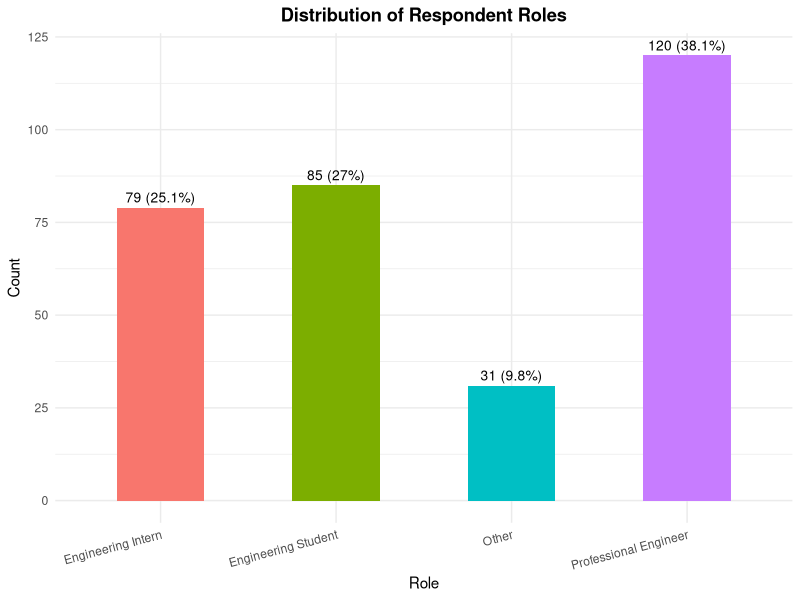
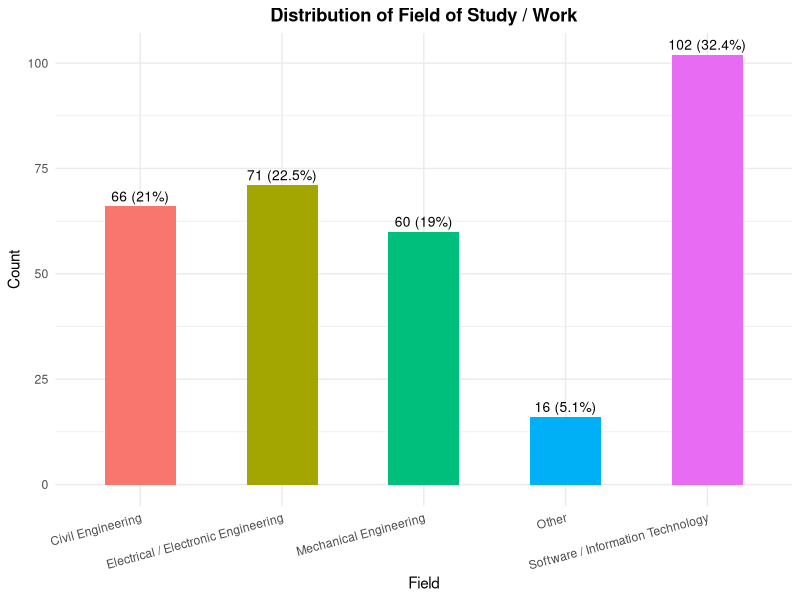
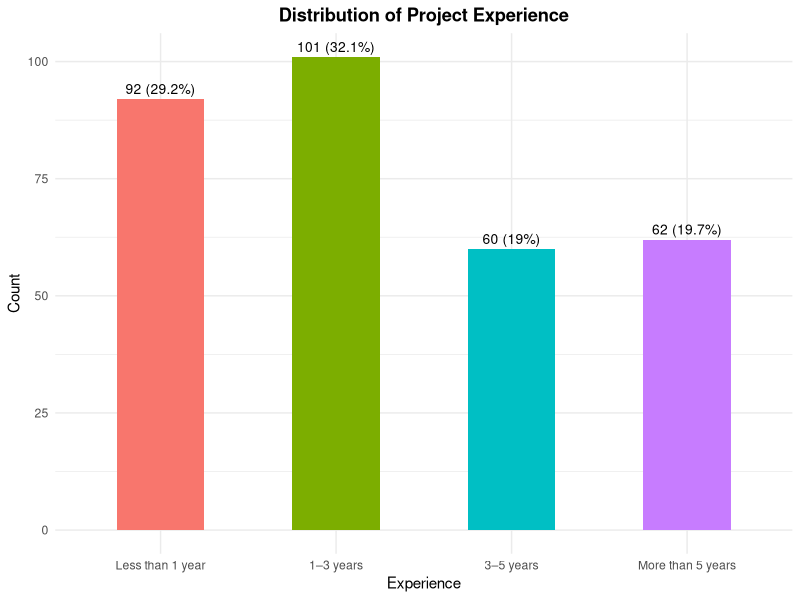
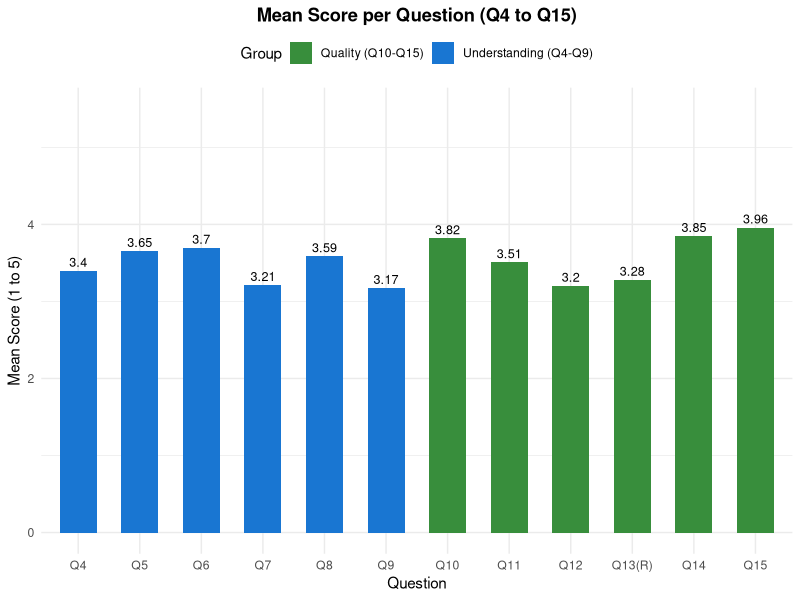
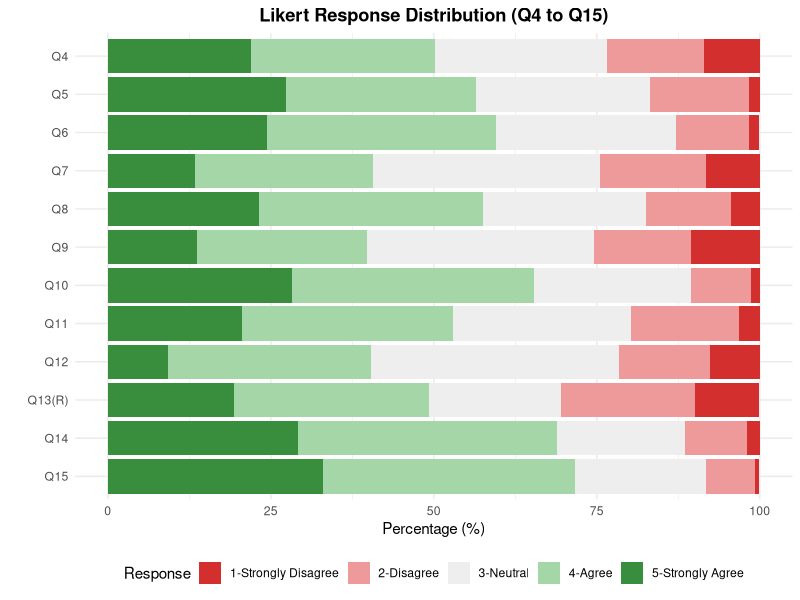
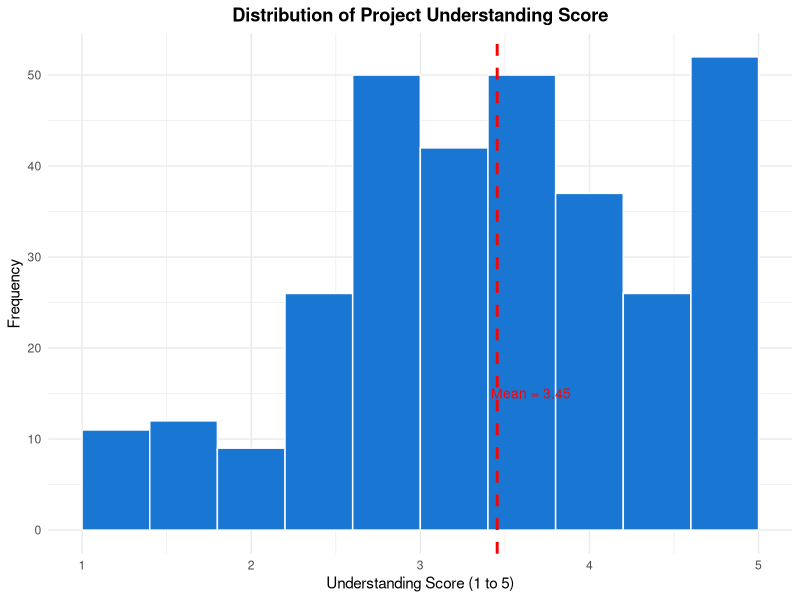
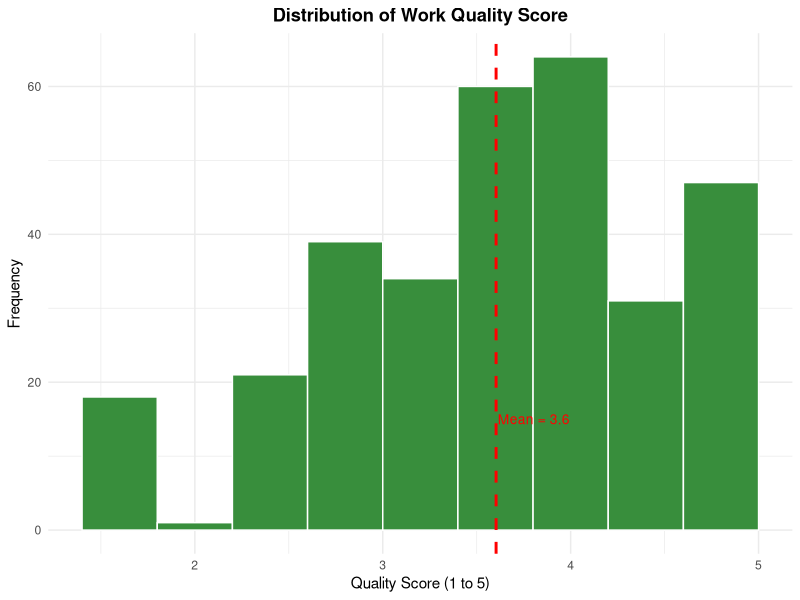
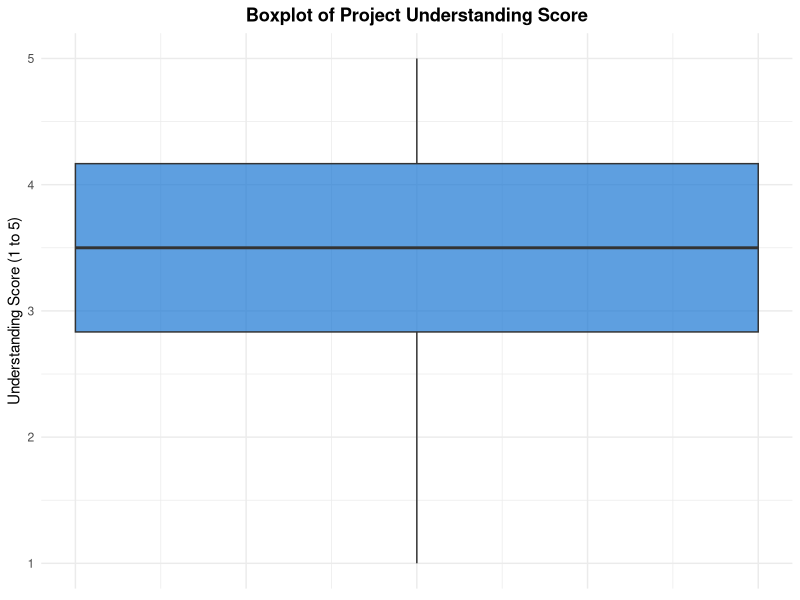

Generate these figures, in order, with R:
# ============================================================
# IT3011 - Theory and Practices in Statistical Modelling
# Section 1: Descriptive Analytics
# Topic: Project Understanding vs Quality of Work
# ============================================================

# ---- Load Library ------------------------------------------
library(ggplot2)

# ---- Load Data ---------------------------------------------
df <- read.csv("Project understanding vs Quality work.csv", check.names = FALSE)

# ---- Rename Columns ----------------------------------------
colnames(df) <- c(
  "Timestamp",
  "Role",
  "Field",
  "Experience",
  "Q4",  # Project goals were clearly explained before the work began
  "Q5",  # I clearly understood the objectives of the project
  "Q6",  # I understood how my assigned tasks contributed to the overall project outcome
  "Q7",  # The expected quality standards for the project were clearly communicated
  "Q8",  # When I had doubts about project goals, I received sufficient clarification
  "Q9",  # Any changes to project goals were communicated effectively
  "Q10", # My work met the required quality standards
  "Q11", # I delivered tasks with minimal errors or defects
  "Q12", # I rarely had to redo tasks due to misunderstandings
  "Q13", # I often produced work that did not meet project expectations (REVERSE)
  "Q14", # I completed my assigned tasks within the required deadlines
  "Q15"  # My contribution had a positive impact on the overall success of the project
)

# ---- Reverse Score Q13 -------------------------------------
df$Q13_R <- 6 - df$Q13

# ---- Create Composite Scores -------------------------------
df$Understanding_Score <- (df$Q4 + df$Q5 + df$Q6 + df$Q7 + df$Q8 + df$Q9) / 6
df$Quality_Score <- (df$Q10 + df$Q11 + df$Q12 + df$Q13_R + df$Q14 + df$Q15) / 6

# ---- Fix Experience Factor Order ---------------------------
exp_levels <- c("Less than 1 year", "1\u20133 years", "3\u20135 years", "More than 5 years")
df$Experience <- factor(df$Experience, levels = exp_levels)


# ============================================================
# PART A — DEMOGRAPHIC SUMMARY
# ============================================================

cat("============================================================\n")
cat("PART A — DEMOGRAPHIC SUMMARY\n")
cat("============================================================\n\n")

role_count   <- table(df$Role)
role_percent <- round(role_count / nrow(df) * 100, 1)
role_table   <- data.frame(Role = names(role_count), Count = as.numeric(role_count), Percentage = as.numeric(role_percent))
cat("--- Q1: Role ---\n"); print(role_table)

field_count   <- table(df$Field)
field_percent <- round(field_count / nrow(df) * 100, 1)
field_table   <- data.frame(Field = names(field_count), Count = as.numeric(field_count), Percentage = as.numeric(field_percent))
cat("\n--- Q2: Field ---\n"); print(field_table)

exp_count   <- table(df$Experience)
exp_percent <- round(exp_count / nrow(df) * 100, 1)
exp_table   <- data.frame(Experience = names(exp_count), Count = as.numeric(exp_count), Percentage = as.numeric(exp_percent))
cat("\n--- Q3: Experience ---\n"); print(exp_table)

ggplot(role_table, aes(x = Role, y = Count, fill = Role)) +
  geom_bar(stat = "identity", width = 0.5) +
  geom_text(aes(label = paste0(Count, " (", Percentage, "%)")), vjust = -0.5, size = 3.5) +
  labs(title = "Distribution of Respondent Roles", x = "Role", y = "Count") +
  theme_minimal() +
  theme(legend.position = "none", plot.title = element_text(face = "bold", hjust = 0.5), axis.text.x = element_text(angle = 15, hjust = 1))
ggsave("A1_role_distribution.png", width = 7, height = 5)

ggplot(field_table, aes(x = Field, y = Count, fill = Field)) +
  geom_bar(stat = "identity", width = 0.5) +
  geom_text(aes(label = paste0(Count, " (", Percentage, "%)")), vjust = -0.5, size = 3.5) +
  labs(title = "Distribution of Field of Study / Work", x = "Field", y = "Count") +
  theme_minimal() +
  theme(legend.position = "none", plot.title = element_text(face = "bold", hjust = 0.5), axis.text.x = element_text(angle = 15, hjust = 1))
ggsave("A2_field_distribution.png", width = 7, height = 5)

exp_count2   <- table(df$Experience)
exp_percent2 <- round(exp_count2 / nrow(df) * 100, 1)
exp_table2   <- data.frame(Experience = names(exp_count2), Count = as.numeric(exp_count2), Percentage = as.numeric(exp_percent2))
exp_table2$Experience <- factor(exp_table2$Experience, levels = exp_levels)

ggplot(exp_table2, aes(x = Experience, y = Count, fill = Experience)) +
  geom_bar(stat = "identity", width = 0.5) +
  geom_text(aes(label = paste0(Count, " (", Percentage, "%)")), vjust = -0.5, size = 3.5) +
  labs(title = "Distribution of Project Experience", x = "Experience", y = "Count") +
  theme_minimal() +
  theme(legend.position = "none", plot.title = element_text(face = "bold", hjust = 0.5))
ggsave("A3_experience_distribution.png", width = 7, height = 5)


# ============================================================
# PART B — INDIVIDUAL QUESTION ANALYSIS (Q4 to Q15)
# ============================================================

cat("\n============================================================\n")
cat("PART B — INDIVIDUAL QUESTION ANALYSIS\n")
cat("============================================================\n\n")

q_names <- c("Q4", "Q5", "Q6", "Q7", "Q8", "Q9", "Q10", "Q11", "Q12", "Q13(R)", "Q14", "Q15")

q_data <- data.frame(
  Q4 = df$Q4, Q5 = df$Q5, Q6 = df$Q6, Q7 = df$Q7, Q8 = df$Q8, Q9 = df$Q9,
  Q10 = df$Q10, Q11 = df$Q11, Q12 = df$Q12, Q13R = df$Q13_R, Q14 = df$Q14, Q15 = df$Q15
)

q_mean   <- round(colMeans(q_data), 3)
q_median <- round(apply(q_data, 2, median), 3)
q_sd     <- round(apply(q_data, 2, sd), 3)
q_min    <- apply(q_data, 2, min)
q_max    <- apply(q_data, 2, max)

desc_table <- data.frame(Question = q_names, Mean = q_mean, Median = q_median, SD = q_sd, Min = q_min, Max = q_max)
rownames(desc_table) <- NULL
cat("--- Descriptive Statistics (Q4 to Q15) ---\n"); print(desc_table)

mean_df <- data.frame(
  Question = factor(q_names, levels = q_names),
  Mean     = q_mean,
  Group    = c(rep("Understanding (Q4-Q9)", 6), rep("Quality (Q10-Q15)", 6))
)
ggplot(mean_df, aes(x = Question, y = Mean, fill = Group)) +
  geom_bar(stat = "identity", width = 0.6) +
  geom_text(aes(label = round(Mean, 2)), vjust = -0.4, size = 3.2) +
  scale_fill_manual(values = c("#388E3C", "#1976D2")) +
  ylim(0, 5.5) +
  labs(title = "Mean Score per Question (Q4 to Q15)", x = "Question", y = "Mean Score (1 to 5)", fill = "Group") +
  theme_minimal() +
  theme(plot.title = element_text(face = "bold", hjust = 0.5), legend.position = "top")
ggsave("B1_mean_per_question.png", width = 9, height = 5)

response_counts <- data.frame(matrix(0, nrow = 5, ncol = 12))
colnames(response_counts) <- q_names
rownames(response_counts) <- c("1", "2", "3", "4", "5")
for (i in 1:12) {
  t <- table(factor(q_data[, i], levels = 1:5))
  response_counts[, i] <- as.numeric(t)
}
response_pct <- round(response_counts / nrow(df) * 100, 1)

long_df <- data.frame(Question = character(), Response = character(), Percentage = numeric())
for (q in q_names) {
  for (r in 1:5) {
    long_df <- rbind(long_df, data.frame(Question = q, Response = as.character(r), Percentage = response_pct[r, q]))
  }
}
long_df$Question <- factor(long_df$Question, levels = rev(q_names))
long_df$Response <- factor(long_df$Response, levels = c("1","2","3","4","5"),
                           labels = c("1-Strongly Disagree","2-Disagree","3-Neutral","4-Agree","5-Strongly Agree"))

ggplot(long_df, aes(x = Question, y = Percentage, fill = Response)) +
  geom_bar(stat = "identity", position = "stack") +
  coord_flip() +
  scale_fill_manual(values = c("#d32f2f","#ef9a9a","#eeeeee","#a5d6a7","#388e3c")) +
  labs(title = "Likert Response Distribution (Q4 to Q15)", x = "", y = "Percentage (%)", fill = "Response") +
  theme_minimal() +
  theme(plot.title = element_text(face = "bold", hjust = 0.5), legend.position = "bottom")
ggsave("B2_likert_stacked_bar.png", width = 10, height = 7)


# ============================================================
# PART C — COMPOSITE SCORE ANALYSIS
# ============================================================

cat("\n============================================================\n")
cat("PART C — COMPOSITE SCORE ANALYSIS\n")
cat("============================================================\n\n")

composite_table <- data.frame(
  Score  = c("Understanding Score (Q4-Q9)", "Quality Score (Q10-Q15)"),
  Mean   = round(c(mean(df$Understanding_Score), mean(df$Quality_Score)), 3),
  Median = round(c(median(df$Understanding_Score), median(df$Quality_Score)), 3),
  SD     = round(c(sd(df$Understanding_Score), sd(df$Quality_Score)), 3),
  Min    = round(c(min(df$Understanding_Score), min(df$Quality_Score)), 3),
  Max    = round(c(max(df$Understanding_Score), max(df$Quality_Score)), 3)
)
cat("--- Composite Score Summary ---\n"); print(composite_table)

ggplot(df, aes(x = Understanding_Score)) +
  geom_histogram(binwidth = 0.4, fill = "#1976D2", color = "white") +
  geom_vline(xintercept = mean(df$Understanding_Score), color = "red", linetype = "dashed", linewidth = 1) +
  annotate("text", x = mean(df$Understanding_Score) + 0.2, y = 15,
           label = paste0("Mean = ", round(mean(df$Understanding_Score), 2)), color = "red", size = 3.5) +
  labs(title = "Distribution of Project Understanding Score", x = "Understanding Score (1 to 5)", y = "Frequency") +
  theme_minimal() + theme(plot.title = element_text(face = "bold", hjust = 0.5))
ggsave("C1_understanding_histogram.png", width = 7, height = 5)

ggplot(df, aes(x = Quality_Score)) +
  geom_histogram(binwidth = 0.4, fill = "#388E3C", color = "white") +
  geom_vline(xintercept = mean(df$Quality_Score), color = "red", linetype = "dashed", linewidth = 1) +
  annotate("text", x = mean(df$Quality_Score) + 0.2, y = 15,
           label = paste0("Mean = ", round(mean(df$Quality_Score), 2)), color = "red", size = 3.5) +
  labs(title = "Distribution of Work Quality Score", x = "Quality Score (1 to 5)", y = "Frequency") +
  theme_minimal() + theme(plot.title = element_text(face = "bold", hjust = 0.5))
ggsave("C2_quality_histogram.png", width = 7, height = 5)

ggplot(df, aes(y = Understanding_Score)) +
  geom_boxplot(fill = "#1976D2", alpha = 0.7, width = 0.4) +
  labs(title = "Boxplot of Project Understanding Score", y = "Understanding Score (1 to 5)") +
  theme_minimal() + theme(plot.title = element_text(face = "bold", hjust = 0.5), axis.text.x = element_blank())
ggsave("C3_understanding_boxplot.png", width = 5, height = 6)

ggplot(df, aes(y = Quality_Score)) +
  geom_boxplot(fill = "#388E3C", alpha = 0.7, width = 0.4) +
  labs(title = "Boxplot of Work Quality Score", y = "Quality Score (1 to 5)") +
  theme_minimal() + theme(plot.title = element_text(face = "bold", hjust = 0.5), axis.text.x = element_blank())
ggsave("C4_quality_boxplot.png", width = 5, height = 6)

combined_df <- data.frame(
  Score = c(df$Understanding_Score, df$Quality_Score),
  Group = c(rep("Understanding Score", nrow(df)), rep("Quality Score", nrow(df)))
)
ggplot(combined_df, aes(x = Group, y = Score, fill = Group)) +
  geom_boxplot(alpha = 0.8, width = 0.5) +
  scale_fill_manual(values = c("#388E3C", "#1976D2")) +
  labs(title = "Understanding Score vs Quality Score", x = "", y = "Score (1 to 5)") +
  theme_minimal() + theme(legend.position = "none", plot.title = element_text(face = "bold", hjust = 0.5))
ggsave("C5_combined_boxplot.png", width = 6, height = 6)


# ============================================================
# PART D — GROUP COMPARISONS (Descriptive)
# ============================================================

cat("\n============================================================\n")
cat("PART D — GROUP COMPARISONS\n")
cat("============================================================\n\n")

roles <- unique(df$Role)
role_avg_u <- c(); role_avg_q <- c()
for (r in roles) {
  subset_r   <- df[df$Role == r, ]
  role_avg_u <- c(role_avg_u, round(mean(subset_r$Understanding_Score), 3))
  role_avg_q <- c(role_avg_q, round(mean(subset_r$Quality_Score), 3))
}
role_avg_table <- data.frame(Role = roles, Avg_Understanding = role_avg_u, Avg_Quality = role_avg_q)
cat("--- Average Scores by Role ---\n"); print(role_avg_table)

role_plot_df <- data.frame(
  Role = c(roles, roles),
  Score_Type = c(rep("Understanding Score", length(roles)), rep("Quality Score", length(roles))),
  Average = c(role_avg_u, role_avg_q)
)
ggplot(role_plot_df, aes(x = Role, y = Average, fill = Score_Type)) +
  geom_bar(stat = "identity", position = "dodge", width = 0.6) +
  geom_text(aes(label = round(Average, 2)), position = position_dodge(width = 0.6), vjust = -0.4, size = 3) +
  scale_fill_manual(values = c("#388E3C", "#1976D2")) +
  ylim(0, 5.5) +
  labs(title = "Average Scores by Role", x = "Role", y = "Average Score (1 to 5)", fill = "Score Type") +
  theme_minimal() +
  theme(plot.title = element_text(face = "bold", hjust = 0.5), axis.text.x = element_text(angle = 15, hjust = 1), legend.position = "top")
ggsave("D1_scores_by_role.png", width = 8, height = 6)

exp_avg_u <- c(); exp_avg_q <- c()
for (e in exp_levels) {
  subset_e  <- df[df$Experience == e, ]
  exp_avg_u <- c(exp_avg_u, round(mean(subset_e$Understanding_Score), 3))
  exp_avg_q <- c(exp_avg_q, round(mean(subset_e$Quality_Score), 3))
}
exp_avg_table <- data.frame(Experience = exp_levels, Avg_Understanding = exp_avg_u, Avg_Quality = exp_avg_q)
cat("\n--- Average Scores by Experience ---\n"); print(exp_avg_table)

exp_plot_df <- data.frame(
  Experience = c(exp_levels, exp_levels),
  Score_Type = c(rep("Understanding Score", 4), rep("Quality Score", 4)),
  Average = c(exp_avg_u, exp_avg_q)
)
exp_plot_df$Experience <- factor(exp_plot_df$Experience, levels = exp_levels)
ggplot(exp_plot_df, aes(x = Experience, y = Average, fill = Score_Type)) +
  geom_bar(stat = "identity", position = "dodge", width = 0.6) +
  geom_text(aes(label = round(Average, 2)), position = position_dodge(width = 0.6), vjust = -0.4, size = 3) +
  scale_fill_manual(values = c("#388E3C", "#1976D2")) +
  ylim(0, 5.5) +
  labs(title = "Average Scores by Experience Level", x = "Years of Experience", y = "Average Score (1 to 5)", fill = "Score Type") +
  theme_minimal() +
  theme(plot.title = element_text(face = "bold", hjust = 0.5), legend.position = "top")
ggsave("D2_scores_by_experience.png", width = 8, height = 6)

fields <- unique(df$Field)
field_avg_u <- c(); field_avg_q <- c()
for (f in fields) {
  subset_f    <- df[df$Field == f, ]
  field_avg_u <- c(field_avg_u, round(mean(subset_f$Understanding_Score), 3))
  field_avg_q <- c(field_avg_q, round(mean(subset_f$Quality_Score), 3))
}
field_avg_table <- data.frame(Field = fields, Avg_Understanding = field_avg_u, Avg_Quality = field_avg_q)
cat("\n--- Average Scores by Field ---\n"); print(field_avg_table)

field_plot_df <- data.frame(
  Field = c(fields, fields),
  Score_Type = c(rep("Understanding Score", length(fields)), rep("Quality Score", length(fields))),
  Average = c(field_avg_u, field_avg_q)
)
ggplot(field_plot_df, aes(x = Field, y = Average, fill = Score_Type)) +
  geom_bar(stat = "identity", position = "dodge", width = 0.6) +
  geom_text(aes(label = round(Average, 2)), position = position_dodge(width = 0.6), vjust = -0.4, size = 3) +
  scale_fill_manual(values = c("#388E3C", "#1976D2")) +
  ylim(0, 5.5) +
  labs(title = "Average Scores by Field of Study / Work", x = "Field", y = "Average Score (1 to 5)", fill = "Score Type") +
  theme_minimal() +
  theme(plot.title = element_text(face = "bold", hjust = 0.5), axis.text.x = element_text(angle = 15, hjust = 1), legend.position = "top")
ggsave("D3_scores_by_field.png", width = 9, height = 6)


# ============================================================
# PART E — LO4: EXPONENTIAL FAMILY OF DISTRIBUTIONS
# ============================================================

cat("\n============================================================\n")
cat("PART E — LO4: EXPONENTIAL FAMILY OF DISTRIBUTIONS\n")
cat("============================================================\n\n")

cat("The Normal distribution belongs to the Exponential Family.\n")
cat("By the Central Limit Theorem, composite scores averaging 6 Likert\n")
cat("responses approximate a Normal distribution.\n")
cat("This justifies using parametric methods like linear regression.\n\n")

u_mean     <- mean(df$Understanding_Score)
u_sd       <- sd(df$Understanding_Score)
q_mean_val <- mean(df$Quality_Score)
q_sd_val   <- sd(df$Quality_Score)

cat("--- Fitted Normal Distribution Parameters ---\n")
cat("Understanding Score: mean =", round(u_mean, 3), ", sd =", round(u_sd, 3), "\n")
cat("Quality Score:       mean =", round(q_mean_val, 3), ", sd =", round(q_sd_val, 3), "\n\n")

# Normal fit plot — Understanding Score
x_vals_u <- seq(min(df$Understanding_Score), max(df$Understanding_Score), length.out = 300)
normal_u  <- data.frame(x = x_vals_u, y = dnorm(x_vals_u, mean = u_mean, sd = u_sd) * nrow(df) * 0.4)

ggplot(df, aes(x = Understanding_Score)) +
  geom_histogram(binwidth = 0.4, fill = "#1976D2", color = "white", alpha = 0.7) +
  geom_line(data = normal_u, aes(x = x, y = y), color = "red", linewidth = 1.5) +
  geom_vline(xintercept = u_mean, color = "darkred", linetype = "dashed", linewidth = 1) +
  annotate("text", x = u_mean + 0.4, y = 45,
           label = paste0("Normal(", round(u_mean,2), ", ", round(u_sd,2), ")"),
           color = "darkred", size = 3.5) +
  labs(title = "Understanding Score — Normal Distribution Fit (LO4)",
       subtitle = "Normal distribution is a member of the Exponential Family",
       x = "Understanding Score (1 to 5)", y = "Frequency") +
  theme_minimal() +
  theme(plot.title = element_text(face = "bold", hjust = 0.5))
ggsave("E1_understanding_normal_fit.png", width = 7, height = 5)

# Normal fit plot — Quality Score
x_vals_q <- seq(min(df$Quality_Score), max(df$Quality_Score), length.out = 300)
normal_q  <- data.frame(x = x_vals_q, y = dnorm(x_vals_q, mean = q_mean_val, sd = q_sd_val) * nrow(df) * 0.4)

ggplot(df, aes(x = Quality_Score)) +
  geom_histogram(binwidth = 0.4, fill = "#388E3C", color = "white", alpha = 0.7) +
  geom_line(data = normal_q, aes(x = x, y = y), color = "red", linewidth = 1.5) +
  geom_vline(xintercept = q_mean_val, color = "darkred", linetype = "dashed", linewidth = 1) +
  annotate("text", x = q_mean_val + 0.4, y = 45,
           label = paste0("Normal(", round(q_mean_val,2), ", ", round(q_sd_val,2), ")"),
           color = "darkred", size = 3.5) +
  labs(title = "Quality Score — Normal Distribution Fit (LO4)",
       subtitle = "Normal distribution is a member of the Exponential Family",
       x = "Quality Score (1 to 5)", y = "Frequency") +
  theme_minimal() +
  theme(plot.title = element_text(face = "bold", hjust = 0.5))
ggsave("E2_quality_normal_fit.png", width = 7, height = 5)

cat("--- Exponential Family Connection ---\n")
cat("Normal PDF: f(x) = (1/sqrt(2*pi*sigma^2)) * exp(-(x-mu)^2 / (2*sigma^2))\n")
cat("Exponential family form: f(x|theta) = h(x) * exp(eta(theta)*T(x) - A(theta))\n")
cat("Where: T(x) = x (sufficient statistic), eta = mu/sigma^2 (natural parameter)\n")
cat("This confirms composite scores follow a distribution from the Exponential Family.\n")

# ============================================================
cat("\n\n=== Section 1 Complete! ===\n")
cat("All tables printed above.\n")
cat("Plots saved including LO4 Normal Fit plots:\n")
cat("  E1_understanding_normal_fit.png\n")
cat("  E2_quality_normal_fit.png\n")
cat("Next: Section 2 - Inferential Analytics\n")
